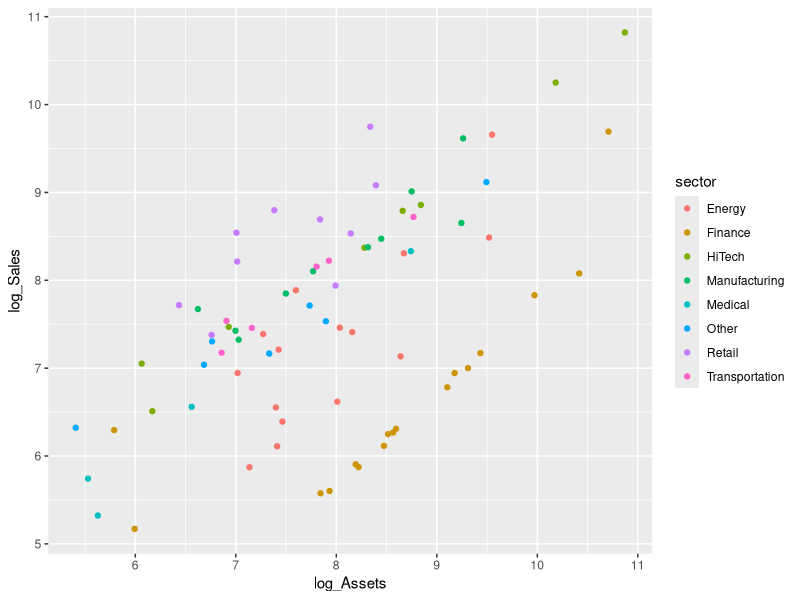

The R source for this figure: (Note: this script raises an error after producing the figure.)
## ---- chunk 1
knitr::opts_chunk$set(echo = TRUE)

# Here you load the necessary packages.
# Here you enter your name: Soju Hokari - It won't show in the .html file but show in the .rmd file.
library(ggplot2)
## ---- chunk 2
forbes500 <- read.csv("datasets/Forbes500.csv")
forbes500$log_Sales <- log(forbes500$Sales)
forbes500$log_Assets <- log(forbes500$Assets)
ggplot(data = forbes500, aes(x = log_Assets, y = log_Sales)) +
    geom_point(aes(color = sector))
## ---- chunk 3
# i. lm_interaction
## ---- chunk 4
# i.
lm_additive <- lm(data = forbes500, x = sector, y = log_Assets)
## ---- chunk 5

## ---- chunk 6

## ---- chunk 7

## ---- chunk 8

## ---- chunk 9

## ---- chunk 10

## ---- chunk 11

## ---- chunk 12

## ---- chunk 13

## ---- chunk 14

## ---- chunk 15
